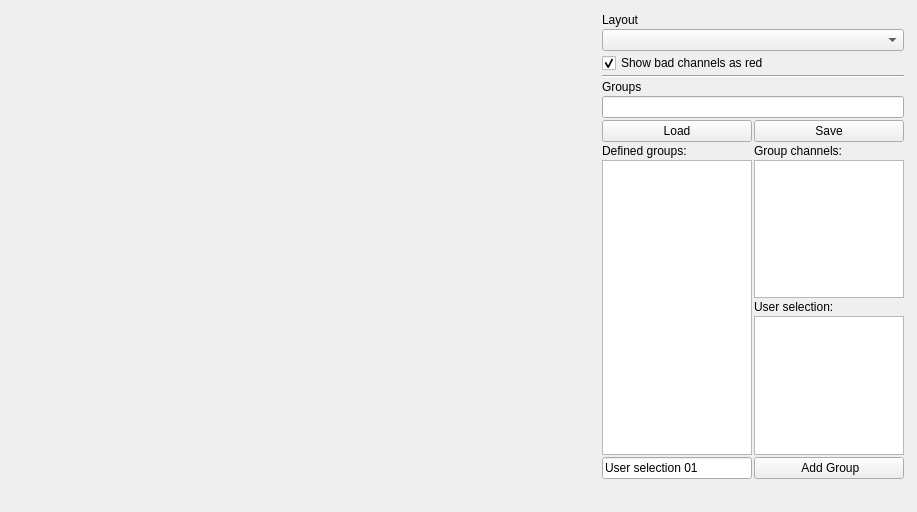
<?xml version="1.0" encoding="UTF-8"?>
<ui version="4.0">
 <class>ChannelSelectionViewWidget</class>
 <widget class="QWidget" name="ChannelSelectionViewWidget">
  <property name="geometry">
   <rect>
    <x>0</x>
    <y>0</y>
    <width>917</width>
    <height>512</height>
   </rect>
  </property>
  <property name="windowTitle">
   <string>Channel Selection Manager</string>
  </property>
  <layout class="QHBoxLayout" name="horizontalLayout" stretch="0">
   <item>
    <layout class="QHBoxLayout" name="horizontalLayout_2" stretch="3,1">
     <item>
      <widget class="QWidget" name="viewWidget" native="true">
       <layout class="QHBoxLayout" name="horizontalLayout_6" stretch="0">
        <property name="spacing">
         <number>2</number>
        </property>
        <property name="leftMargin">
         <number>2</number>
        </property>
        <property name="topMargin">
         <number>2</number>
        </property>
        <property name="rightMargin">
         <number>2</number>
        </property>
        <property name="bottomMargin">
         <number>2</number>
        </property>
        <item>
         <layout class="QGridLayout" name="gridLayout_5">
          <item row="0" column="0" colspan="3">
           <widget class="mne::disp::SensorLayoutWidget" name="m_sensorLayout" native="true"/>
          </item>
          <item row="1" column="2">
           <spacer name="horizontalSpacer">
            <property name="orientation">
             <enum>Qt::Horizontal</enum>
            </property>
            <property name="sizeHint" stdset="0">
             <size>
              <width>40</width>
              <height>20</height>
             </size>
            </property>
           </spacer>
          </item>
         </layout>
        </item>
       </layout>
      </widget>
     </item>
     <item>
      <widget class="QWidget" name="controlWidget" native="true">
       <layout class="QHBoxLayout" name="horizontalLayout_7" stretch="0">
        <property name="spacing">
         <number>2</number>
        </property>
        <property name="leftMargin">
         <number>2</number>
        </property>
        <property name="topMargin">
         <number>2</number>
        </property>
        <property name="rightMargin">
         <number>2</number>
        </property>
        <property name="bottomMargin">
         <number>2</number>
        </property>
        <item>
         <layout class="QGridLayout" name="gridLayout_6">
          <item row="7" column="0">
           <widget class="QLabel" name="label_4">
            <property name="text">
             <string>Groups</string>
            </property>
           </widget>
          </item>
          <item row="8" column="0" colspan="2">
           <widget class="QLineEdit" name="m_lineEdit_loadedFile">
            <property name="readOnly">
             <bool>true</bool>
            </property>
           </widget>
          </item>
          <item row="13" column="0" rowspan="4">
           <widget class="QListWidget" name="m_listWidget_selectionGroups">
            <property name="sizePolicy">
             <sizepolicy hsizetype="Expanding" vsizetype="Preferred">
              <horstretch>0</horstretch>
              <verstretch>0</verstretch>
             </sizepolicy>
            </property>
            <property name="minimumSize">
             <size>
              <width>150</width>
              <height>0</height>
             </size>
            </property>
            <property name="maximumSize">
             <size>
              <width>16777215</width>
              <height>16777215</height>
             </size>
            </property>
           </widget>
          </item>
          <item row="15" column="1">
           <widget class="QLabel" name="label_5">
            <property name="sizePolicy">
             <sizepolicy hsizetype="Minimum" vsizetype="Minimum">
              <horstretch>0</horstretch>
              <verstretch>0</verstretch>
             </sizepolicy>
            </property>
            <property name="maximumSize">
             <size>
              <width>150</width>
              <height>16777215</height>
             </size>
            </property>
            <property name="text">
             <string>User selection:</string>
            </property>
           </widget>
          </item>
          <item row="2" column="0" colspan="2">
           <widget class="QCheckBox" name="m_checkBox_showBadChannelsAsRed">
            <property name="text">
             <string>Show bad channels as red</string>
            </property>
            <property name="checked">
             <bool>true</bool>
            </property>
           </widget>
          </item>
          <item row="16" column="1">
           <widget class="QListWidget" name="m_listWidget_userDefined">
            <property name="sizePolicy">
             <sizepolicy hsizetype="Expanding" vsizetype="Expanding">
              <horstretch>0</horstretch>
              <verstretch>0</verstretch>
             </sizepolicy>
            </property>
            <property name="minimumSize">
             <size>
              <width>150</width>
              <height>0</height>
             </size>
            </property>
            <property name="maximumSize">
             <size>
              <width>16777215</width>
              <height>16777215</height>
             </size>
            </property>
            <property name="mouseTracking">
             <bool>true</bool>
            </property>
            <property name="acceptDrops">
             <bool>true</bool>
            </property>
            <property name="dragDropMode">
             <enum>QAbstractItemView::DropOnly</enum>
            </property>
            <property name="selectionMode">
             <enum>QAbstractItemView::ExtendedSelection</enum>
            </property>
            <property name="sortingEnabled">
             <bool>false</bool>
            </property>
           </widget>
          </item>
          <item row="9" column="1">
           <widget class="QPushButton" name="m_pushButton_saveSelection">
            <property name="enabled">
             <bool>true</bool>
            </property>
            <property name="sizePolicy">
             <sizepolicy hsizetype="Preferred" vsizetype="Fixed">
              <horstretch>0</horstretch>
              <verstretch>0</verstretch>
             </sizepolicy>
            </property>
            <property name="minimumSize">
             <size>
              <width>0</width>
              <height>0</height>
             </size>
            </property>
            <property name="maximumSize">
             <size>
              <width>16777215</width>
              <height>16777215</height>
             </size>
            </property>
            <property name="text">
             <string>Save</string>
            </property>
           </widget>
          </item>
          <item row="12" column="0">
           <widget class="QLabel" name="label_2">
            <property name="sizePolicy">
             <sizepolicy hsizetype="Fixed" vsizetype="Fixed">
              <horstretch>0</horstretch>
              <verstretch>0</verstretch>
             </sizepolicy>
            </property>
            <property name="minimumSize">
             <size>
              <width>150</width>
              <height>0</height>
             </size>
            </property>
            <property name="maximumSize">
             <size>
              <width>150</width>
              <height>16777215</height>
             </size>
            </property>
            <property name="text">
             <string>Defined groups:</string>
            </property>
           </widget>
          </item>
          <item row="13" column="2">
           <spacer name="verticalSpacer">
            <property name="orientation">
             <enum>Qt::Vertical</enum>
            </property>
            <property name="sizeHint" stdset="0">
             <size>
              <width>0</width>
              <height>40</height>
             </size>
            </property>
           </spacer>
          </item>
          <item row="13" column="1" rowspan="2">
           <widget class="QListWidget" name="m_listWidget_visibleChannels">
            <property name="sizePolicy">
             <sizepolicy hsizetype="Expanding" vsizetype="Expanding">
              <horstretch>0</horstretch>
              <verstretch>0</verstretch>
             </sizepolicy>
            </property>
            <property name="minimumSize">
             <size>
              <width>150</width>
              <height>0</height>
             </size>
            </property>
            <property name="maximumSize">
             <size>
              <width>16777215</width>
              <height>16777215</height>
             </size>
            </property>
            <property name="dragEnabled">
             <bool>true</bool>
            </property>
            <property name="dragDropMode">
             <enum>QAbstractItemView::DragOnly</enum>
            </property>
            <property name="defaultDropAction">
             <enum>Qt::CopyAction</enum>
            </property>
            <property name="selectionMode">
             <enum>QAbstractItemView::ExtendedSelection</enum>
            </property>
           </widget>
          </item>
          <item row="4" column="0" colspan="2">
           <widget class="Line" name="line">
            <property name="orientation">
             <enum>Qt::Horizontal</enum>
            </property>
           </widget>
          </item>
          <item row="0" column="0">
           <widget class="QLabel" name="label_3">
            <property name="text">
             <string>Layout</string>
            </property>
           </widget>
          </item>
          <item row="12" column="1">
           <widget class="QLabel" name="label">
            <property name="sizePolicy">
             <sizepolicy hsizetype="Minimum" vsizetype="Minimum">
              <horstretch>0</horstretch>
              <verstretch>0</verstretch>
             </sizepolicy>
            </property>
            <property name="text">
             <string>Group channels:</string>
            </property>
           </widget>
          </item>
          <item row="18" column="0">
           <widget class="QLineEdit" name="m_lineEdit_selectionGroupName">
            <property name="sizePolicy">
             <sizepolicy hsizetype="Expanding" vsizetype="Fixed">
              <horstretch>0</horstretch>
              <verstretch>0</verstretch>
             </sizepolicy>
            </property>
            <property name="minimumSize">
             <size>
              <width>150</width>
              <height>0</height>
             </size>
            </property>
            <property name="maximumSize">
             <size>
              <width>16777215</width>
              <height>16777215</height>
             </size>
            </property>
            <property name="text">
             <string>User selection 01</string>
            </property>
           </widget>
          </item>
          <item row="9" column="0">
           <widget class="QPushButton" name="m_pushButton_loadSelection">
            <property name="enabled">
             <bool>true</bool>
            </property>
            <property name="sizePolicy">
             <sizepolicy hsizetype="Expanding" vsizetype="Fixed">
              <horstretch>0</horstretch>
              <verstretch>0</verstretch>
             </sizepolicy>
            </property>
            <property name="minimumSize">
             <size>
              <width>0</width>
              <height>0</height>
             </size>
            </property>
            <property name="maximumSize">
             <size>
              <width>16777215</width>
              <height>16777215</height>
             </size>
            </property>
            <property name="text">
             <string>Load</string>
            </property>
           </widget>
          </item>
          <item row="18" column="1">
           <widget class="QPushButton" name="m_pushButton_addToSelectionGroups">
            <property name="sizePolicy">
             <sizepolicy hsizetype="Expanding" vsizetype="Fixed">
              <horstretch>0</horstretch>
              <verstretch>0</verstretch>
             </sizepolicy>
            </property>
            <property name="minimumSize">
             <size>
              <width>150</width>
              <height>0</height>
             </size>
            </property>
            <property name="maximumSize">
             <size>
              <width>16777215</width>
              <height>16777215</height>
             </size>
            </property>
            <property name="text">
             <string> Add Group</string>
            </property>
           </widget>
          </item>
          <item row="16" column="2">
           <spacer name="verticalSpacer_2">
            <property name="orientation">
             <enum>Qt::Vertical</enum>
            </property>
            <property name="sizeHint" stdset="0">
             <size>
              <width>0</width>
              <height>40</height>
             </size>
            </property>
           </spacer>
          </item>
          <item row="1" column="0" colspan="2">
           <widget class="QComboBox" name="m_comboBox_layoutFile">
            <property name="sizePolicy">
             <sizepolicy hsizetype="Expanding" vsizetype="Fixed">
              <horstretch>0</horstretch>
              <verstretch>0</verstretch>
             </sizepolicy>
            </property>
            <property name="minimumSize">
             <size>
              <width>150</width>
              <height>0</height>
             </size>
            </property>
            <property name="maximumSize">
             <size>
              <width>16777215</width>
              <height>16777215</height>
             </size>
            </property>
           </widget>
          </item>
          <item row="19" column="0" colspan="2">
           <spacer name="horizontalSpacer_2">
            <property name="orientation">
             <enum>Qt::Horizontal</enum>
            </property>
            <property name="sizeHint" stdset="0">
             <size>
              <width>40</width>
              <height>20</height>
             </size>
            </property>
           </spacer>
          </item>
         </layout>
        </item>
       </layout>
      </widget>
     </item>
    </layout>
   </item>
  </layout>
 </widget>
 <customwidgets>
  <customwidget>
   <class>mne::disp::SensorLayoutWidget</class>
   <extends>QWidget</extends>
   <header>mne/disp/viewers/helpers/sensorlayoutwidget.h</header>
   <container>1</container>
  </customwidget>
 </customwidgets>
 <resources/>
 <connections/>
</ui>
